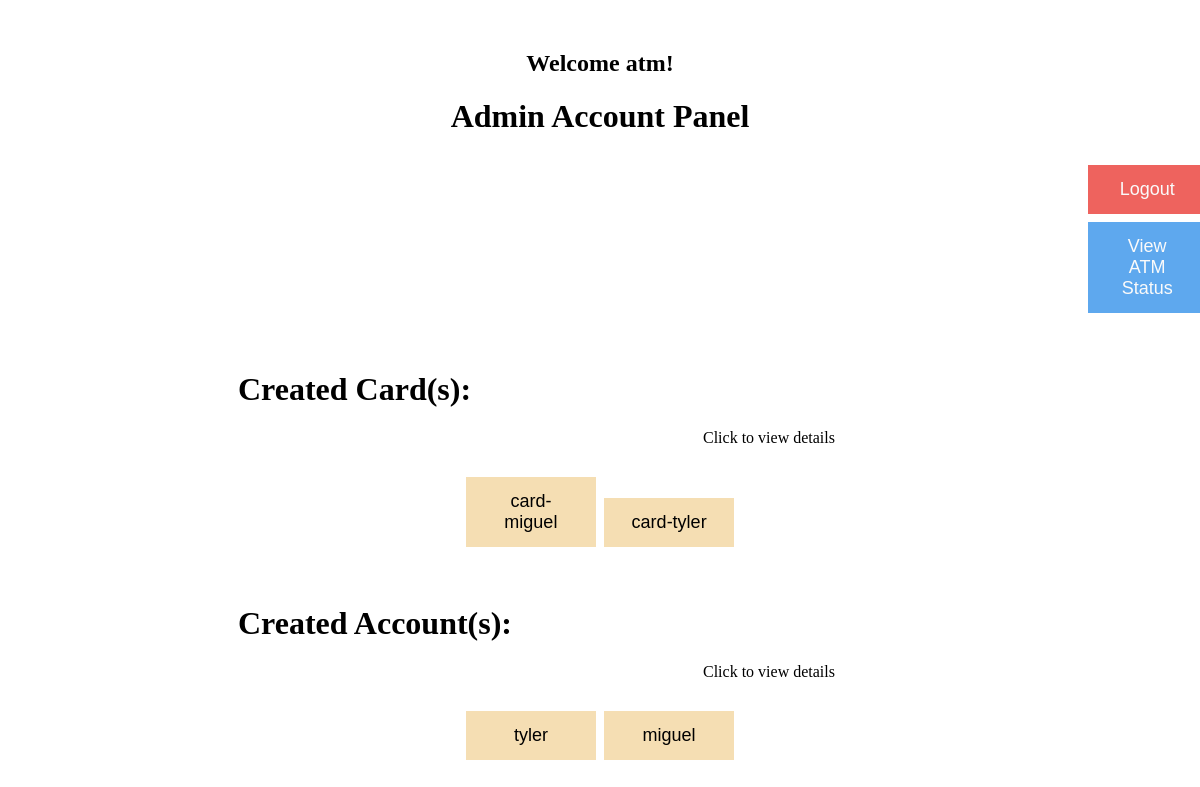
The page /admin-account-panel/ (signed in) on the database its author committed.
### ATM/models.py (models this page shows, shortened)
class Card(models.Model):
    card_number = models.PositiveIntegerField(primary_key=True)
    pin = models.PositiveIntegerField(default=False)
    card_name = models.CharField(max_length=30)
    issue_date = models.DateField()
    exp_date = models.DateField(default=datetime.now() + timedelta(days=1095))
    balance = models.PositiveIntegerField()
    address = models.CharField(max_length=60)
    phone_number = models.PositiveIntegerField()
    status = models.CharField(max_length=30, default='Active')
    transaction_history = models.TextField(blank=True)

class Account(models.Model):
    account_number = models.PositiveIntegerField(primary_key=True)
    account_name = models.CharField(max_length=30)
    password = models.CharField(max_length=30)
    phone_number = models.PositiveIntegerField()

### ATM/views.py (the view)
# urls.py: path('admin-account-panel/', views.admin_account_panel),
@login_required(login_url='/admin-login')
def admin_account_panel(request):
    card = Card.objects.all()
    account = Account.objects.all()
    context = {'card': card, 'account':account}
    return render(request, 'admin-account-panel.html', context)

### ATM/templates/admin-account-panel.html (shortened to what this page needs)
<h2 style="text-align:center;margin-top:50px;">Welcome {{user.username}}!</h2>
<h1 style="text-align:center;">Admin Account Panel</h1>
{% if user.is_authenticated %}
<button id="logout-btn" value="Logout" onclick="location.href = '/admin-login'">
    Logout</button>
{% endif %}
<button style="margin-left:1080px;margin-top:0px;" onclick="location.href = '/atm-status'">View ATM Status</button>
<h1 style="margin-left:230px;margin-top:50px;">Created Card(s):</h1>
<p4 style="margin-left:695px;margin-top:-50px;">Click to view details</p4>
<div style="text-align: center;">
    <h1>
        {% for data in card %}
        {% if data.card_name %}
        <button method="post" name="{{data.card_name}}" class="card-btn"
            onclick="location.href='card-details/?card_name={{data.card_name}}'">{{data.card_name}}</button>
        {% endif %}
        {% endfor %}
    </h1>
</div>
<h1 style="margin-left:230px;margin-top:50px;">Created Account(s):</h1>
<p4 style="margin-left:695px;margin-top:-50px;">Click to view details</p4>
<div style="text-align: center;">
    <h1>
        {% for data in account %}
        {% if data.account_name %}
        <button method="post" name="{{data.account_name}}" class="card-btn"
            onclick="location.href='account-details/?account_name={{data.account_name}}'">{{data.account_name}}</button>
        {% endif %}
        {% endfor %}
    </h1>
</div>

### ATM/templates/admin-account-panel.html (style rules this page uses)
button { font-size: 18; background-color: #5ea8ee; color: rgb(250, 250, 250); padding: 14px 20px; margin: 8px 0; border: none; cursor: pointer; width: 10%; }
#logout-btn { background-color: #ee635e; margin-left: 1080px; }
.card-btn { background-color: wheat; color: rgb(0, 0, 0); padding: 14px 20px; margin: 8px 0; cursor: pointer; width: 11%; }

### rows shown on the page
Card: card_name "card-miguel"
Card: card_name "card-tyler"
Account: account_name "tyler"
Account: account_name "miguel"

### other values the page prints
{{ user.username }} "atm"
